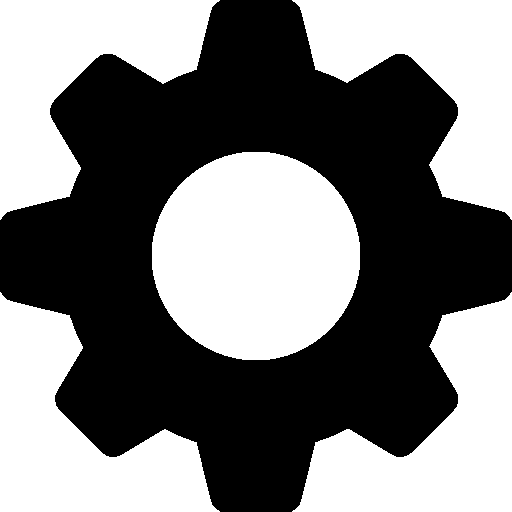
#> input picture asistente-ventas/src/assets/engranaje.png, 512 x 512 px
$ python color_extractor.py ../asistente-ventas/src/assets/engranaje.png 3
#> lines starting #> are read from the running program, lines starting #| are printed output that depends on the picture; after the words box and inside, x2 and y2 are one past the last pixel; in counts of white or black regions, pixels touching at a corner belong together
import sys
import cv2
import numpy as np
from sklearn.cluster import KMeans
import json


def _rgb_to_hex(rgb):
    r, g, b = [int(max(0, min(255, c))) for c in rgb]
    return "#{:02x}{:02x}{:02x}".format(r, g, b)


def extract_colors(image_path, n_colors=4, max_samples=10000):
    """Extrae exactamente `n_colors` colores dominantes de la imagen indicada.

    - Ignora píxeles totalmente transparentes (si la imagen tiene canal alfa).
    - Muestra hasta `max_samples` píxeles para acelerar KMeans sin sacrificar calidad.
    - Agrupa en espacio RGB y devuelve una lista de colores y porcentajes.
    """
#> called with n_colors = 3, max_samples = 10000
    try:
        # Leer la imagen (incluye canal alfa si existe)
        image = cv2.imread(image_path, cv2.IMREAD_UNCHANGED)
#> image is the input picture: shape (512, 512, 4); mean B, G, R, A 125.1, 125.1, 125.1, 128.4
        if image is None:
            raise FileNotFoundError(f"No se pudo encontrar la imagen en la ruta: {image_path}")

        # Si la imagen tiene 4 canales (RGBA), filtrar píxeles transparentes
        if image.shape[2] == 4:
            bgr = image[:, :, :3]
#> bgr: shape (512, 512, 3); 49.1% white; 5 white regions, box (x1, y1, x2, y2) and area: (152, 152, 360, 360) 34176, (0, 292, 220, 512) 23848, (292, 292, 512, 512) 23716, (292, 0, 512, 220) 23619, (0, 0, 220, 220) 23293
            alpha = image[:, :, 3]
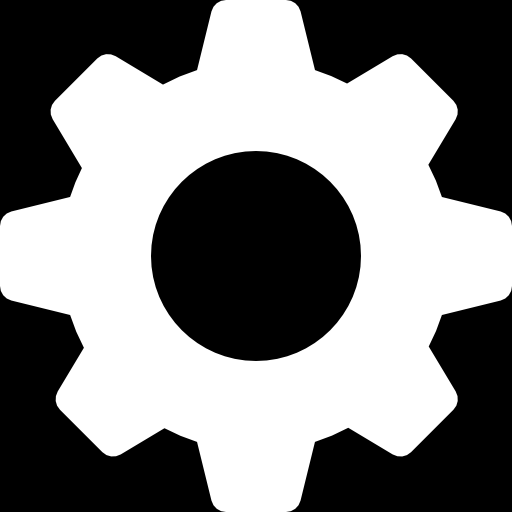
#> alpha: shape (512, 512); min 0, max 255, mean 128.4
            # Considerar opaco si alpha > 10 (evitar casi transparentes)
            mask = alpha > 10
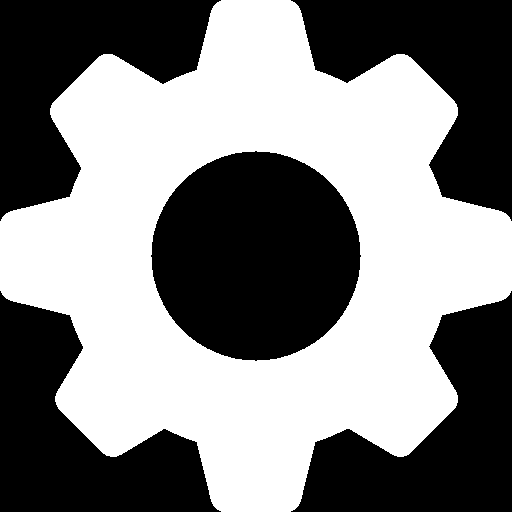
#> mask: shape (512, 512) bool; 50.8% white; 5 black regions, box (x1, y1, x2, y2) and area: (151, 151, 361, 361) 34256, (0, 291, 221, 512) 23895, (291, 291, 512, 512) 23803, (291, 0, 512, 221) 23665, (0, 0, 221, 221) 23381
            if not np.any(mask):
                raise ValueError("La imagen no contiene píxeles opacos para extraer colores")
            # Extraer solo píxeles opacos
            pixels = bgr[mask]
            # Convertir BGR -> RGB
            pixels = pixels[:, ::-1]
        else:
            # Convertir BGR a RGB
            pixels = cv2.cvtColor(image, cv2.COLOR_BGR2RGB)
            pixels = pixels.reshape((-1, 3))

        # Si hay demasiados píxeles, muestrear aleatoriamente para acelerar
        num_pixels = pixels.shape[0]
#> num_pixels = 133144
        if num_pixels == 0:
            raise ValueError("No hay píxeles válidos en la imagen")

        if num_pixels > max_samples:
            idx = np.random.choice(num_pixels, size=max_samples, replace=False)
            sample = pixels[idx]
        else:
            sample = pixels

        # Convertir a float para KMeans
        sample = np.array(sample, dtype=float)

        # Ejecutar KMeans en espacio RGB
        model = KMeans(n_clusters=n_colors, n_init=10, random_state=42)
        labels = model.fit_predict(sample)
#> labels = 10000 values from 0 to 0

        # Contar ocurrencias por cluster (asegurando longitud n_colors)
        counts = np.bincount(labels, minlength=n_colors)
#> counts = [10000, 0, 0]

        # Obtener centros y asegurarlos a 0..255
        centers = np.clip(model.cluster_centers_, 0, 255).astype(int)

        # Ordenar por dominancia
        order = np.argsort(counts)[::-1]
#> order = [0, 2, 1]
        sorted_counts = counts[order]
#> sorted_counts = [10000, 0, 0]
        sorted_centers = centers[order]
#> sorted_centers = [[0, 0, 0], [0, 0, 0], [0, 0, 0]]

        total = sorted_counts.sum()
#> total = 10000
        if total == 0:
            raise ValueError("No se pudieron calcular los porcentajes de color")

        percentages = [round(float(c) / total * 100, 2) for c in sorted_counts]
#> percentages = [100, 0, 0]

        formatted_colors = [[_rgb_to_hex(center), [int(center[0]), int(center[1]), int(center[2])]]
                            for center in sorted_centers]
#> formatted_colors = [['#000000', [0, 0, 0]], ['#000000', [0, 0, 0]], ['#000000', [0, 0, 0]]]

        result = {
            "colors": formatted_colors,
            "percentages": percentages
        }

        print(json.dumps(result))
#| {"colors": [["#000000", [0, 0, 0]], ["#000000", [0, 0, 0]], ["#000000", [0, 0, 0]]], "percentages": [100.0, 0.0, 0.0]}
        return 0

    except Exception as e:
        print(json.dumps({"error": str(e)}))
        return 1


if __name__ == "__main__":
    if len(sys.argv) < 2:
        print(json.dumps({"error": "Se requiere la ruta de la imagen"}))
        sys.exit(1)

    image_path = sys.argv[1]
    # permitir pasar número de colores opcional como segundo argumento
    try:
        n = int(sys.argv[2]) if len(sys.argv) >= 3 else 4
    except Exception:
        n = 4

    sys.exit(extract_colors(image_path, n_colors=n))
#> (the program exits here)

$ run again, on asistente-ventas/src/assets/luna.png
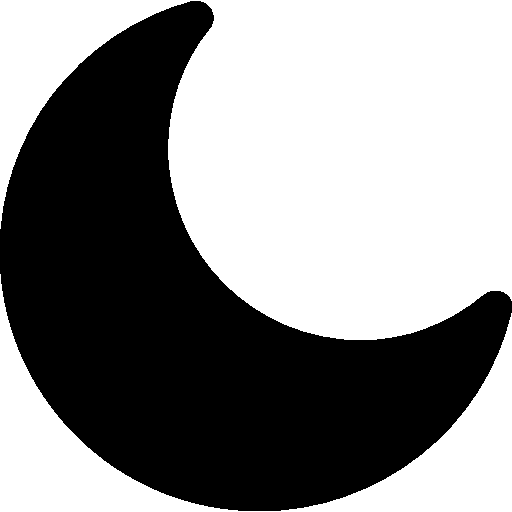
#> input picture asistente-ventas/src/assets/luna.png, 512 x 512 px
#> in extract_colors, image is the input picture: shape (512, 512, 4); mean B, G, R, A 139.5, 139.5, 139.5, 114.6
#> bgr: shape (512, 512, 3); 54.7% white; 1 black region, box (x1, y1, x2, y2) and area: (0, 1, 512, 511) 118786
#> in extract_colors, `alpha = image[:, :, 3]`:
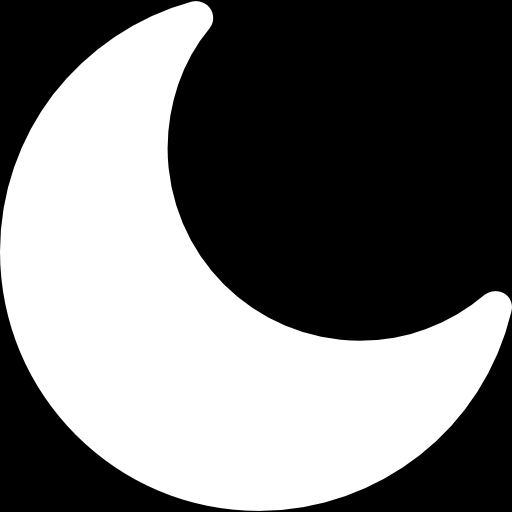
#> alpha: shape (512, 512); min 0, max 255, mean 114.6
#> in extract_colors, `mask = alpha > 10`:
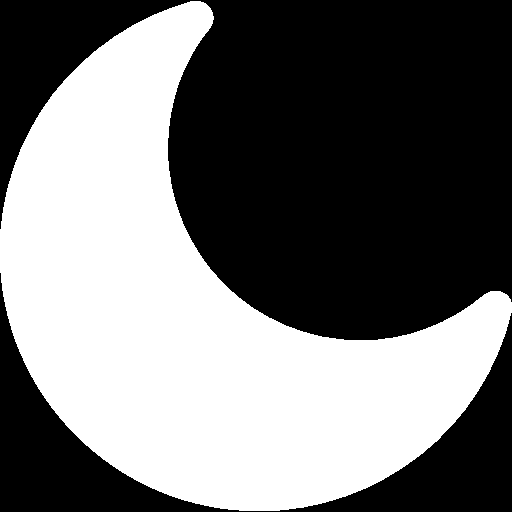
#> mask: shape (512, 512) bool; 45.2% white; 1 white region, box (x1, y1, x2, y2) and area: (0, 1, 512, 511) 118597
#> labels = 10000 values from 0 to 0
#> counts = [10000, 0, 0]
#> order = [0, 2, 1]
#> sorted_counts = [10000, 0, 0]
#> sorted_centers = [[0, 0, 0], [0, 0, 0], [0, 0, 0]]
#> total = 10000
#> percentages = [100, 0, 0]
#> formatted_colors = [['#000000', [0, 0, 0]], ['#000000', [0, 0, 0]], ['#000000', [0, 0, 0]]]
#| {"colors": [["#000000", [0, 0, 0]], ["#000000", [0, 0, 0]], ["#000000", [0, 0, 0]]], "percentages": [100.0, 0.0, 0.0]}
